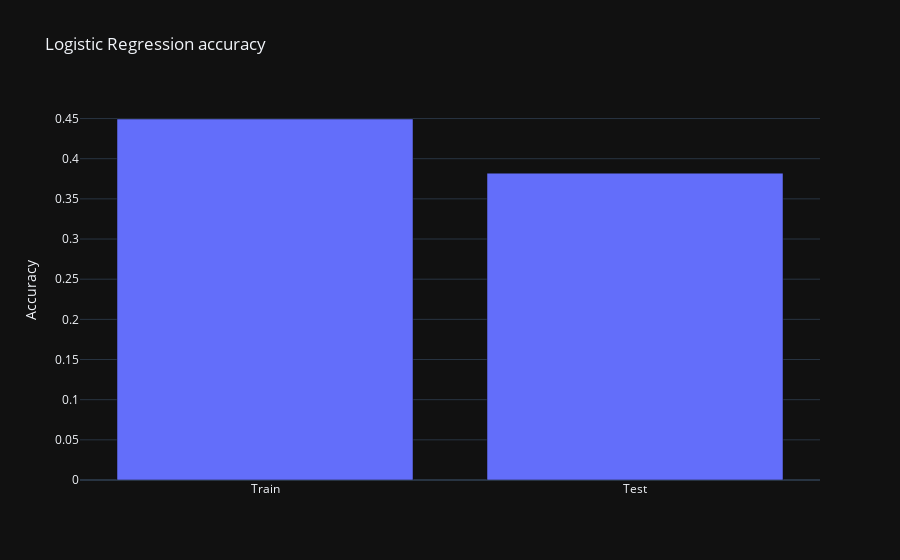
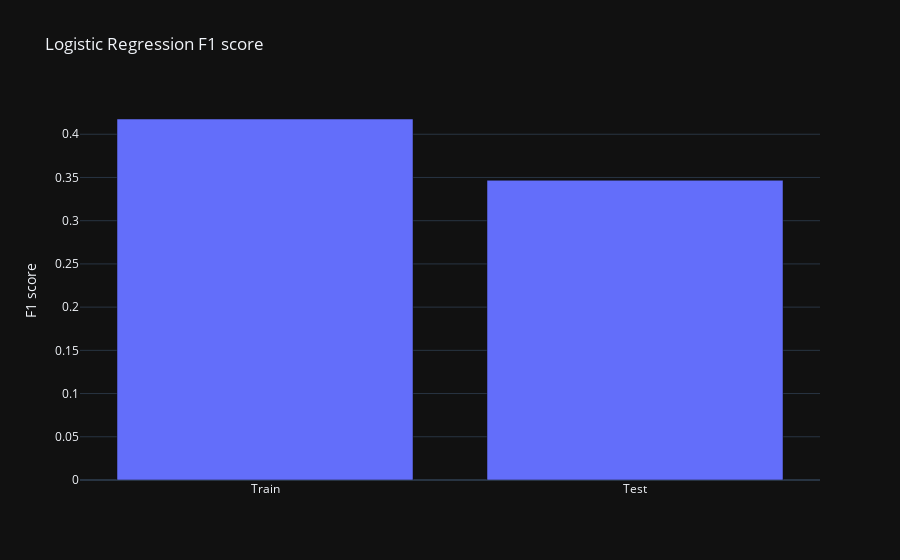

These figures' notebook cell, in order:
### Code cell
rmse_bar = px.bar(
    df['accuracy'],
    title='Logistic Regression accuracy',
    labels={'index': '', 'value': 'Accuracy'},
    template='plotly_dark',
)
rmse_bar.update_layout(showlegend=False)
rmse_bar.write_image('../../../README-images/train-test-accuracy.png', scale=20)
rmse_bar.show()

r2_bar = px.bar(
    df['F1'],
    title='Logistic Regression F1 score',
    labels={'index': '', 'value': 'F1 score'},
    template='plotly_dark',
)
r2_bar.update_layout(showlegend=False)
r2_bar.write_image('../../../README-images/train-test-f1.png', scale=20)
r2_bar.show()

### Figure 1 — Plotly figure (JSON) as saved in the notebook; plotly's stock layout.template omitted (floating-point values rounded to 4 significant figures)
{"data": [{"alignmentgroup": "True", "hovertemplate": "variable=accuracy<br>=%{x}<br>Accuracy=%{y}<extra></extra>", "legendgroup": "accuracy", "marker": {"color": "#636efa", "pattern": {"shape": ""}}, "name": "accuracy", "offsetgroup": "accuracy", "orientation": "v", "showlegend": true, "textposition": "auto", "type": "bar", "x": ["Train", "Test"], "xaxis": "x", "y": [0.4494, 0.382], "yaxis": "y"}], "layout": {"barmode": "relative", "legend": {"title": {"text": "variable"}, "tracegroupgap": 0}, "showlegend": false, "title": {"text": "Logistic Regression accuracy"}, "xaxis": {"anchor": "y", "domain": [0, 1], "title": {"text": ""}}, "yaxis": {"anchor": "x", "domain": [0, 1], "title": {"text": "Accuracy"}}}}

### Figure 2 — Plotly figure (JSON) as saved in the notebook; plotly's stock layout.template omitted (floating-point values rounded to 4 significant figures)
{"data": [{"alignmentgroup": "True", "hovertemplate": "variable=F1<br>=%{x}<br>F1 score=%{y}<extra></extra>", "legendgroup": "F1", "marker": {"color": "#636efa", "pattern": {"shape": ""}}, "name": "F1", "offsetgroup": "F1", "orientation": "v", "showlegend": true, "textposition": "auto", "type": "bar", "x": ["Train", "Test"], "xaxis": "x", "y": [0.4176, 0.3467], "yaxis": "y"}], "layout": {"barmode": "relative", "legend": {"title": {"text": "variable"}, "tracegroupgap": 0}, "showlegend": false, "title": {"text": "Logistic Regression F1 score"}, "xaxis": {"anchor": "y", "domain": [0, 1], "title": {"text": ""}}, "yaxis": {"anchor": "x", "domain": [0, 1], "title": {"text": "F1 score"}}}}
